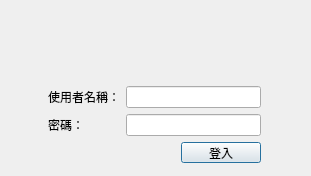
<?xml version="1.0" encoding="UTF-8"?>
<ui version="4.0">
 <class>Dialog</class>
 <widget class="QDialog" name="Dialog">
  <property name="geometry">
   <rect>
    <x>0</x>
    <y>0</y>
    <width>311</width>
    <height>176</height>
   </rect>
  </property>
  <property name="windowTitle">
   <string>智慧型精子篩選系統</string>
  </property>
  <widget class="QLabel" name="label_movie">
   <property name="geometry">
    <rect>
     <x>0</x>
     <y>0</y>
     <width>311</width>
     <height>71</height>
    </rect>
   </property>
   <property name="text">
    <string/>
   </property>
  </widget>
  <widget class="QWidget" name="layoutWidget">
   <property name="geometry">
    <rect>
     <x>48</x>
     <y>86</y>
     <width>213</width>
     <height>77</height>
    </rect>
   </property>
   <layout class="QGridLayout" name="gridLayout">
    <item row="0" column="0">
     <widget class="QLabel" name="label_1">
      <property name="text">
       <string>使用者名稱：</string>
      </property>
      <property name="textFormat">
       <enum>Qt::AutoText</enum>
      </property>
      <property name="indent">
       <number>-1</number>
      </property>
     </widget>
    </item>
    <item row="0" column="1" colspan="2">
     <widget class="QLineEdit" name="lineEdit_1"/>
    </item>
    <item row="1" column="0">
     <widget class="QLabel" name="label_2">
      <property name="text">
       <string>密碼：</string>
      </property>
     </widget>
    </item>
    <item row="1" column="1" colspan="2">
     <widget class="QLineEdit" name="lineEdit_2"/>
    </item>
    <item row="2" column="0" colspan="2">
     <widget class="QLabel" name="label_3">
      <property name="text">
       <string/>
      </property>
     </widget>
    </item>
    <item row="2" column="2">
     <widget class="QPushButton" name="pushButton_1">
      <property name="text">
       <string>登入</string>
      </property>
     </widget>
    </item>
   </layout>
  </widget>
 </widget>
 <resources/>
 <connections/>
</ui>
